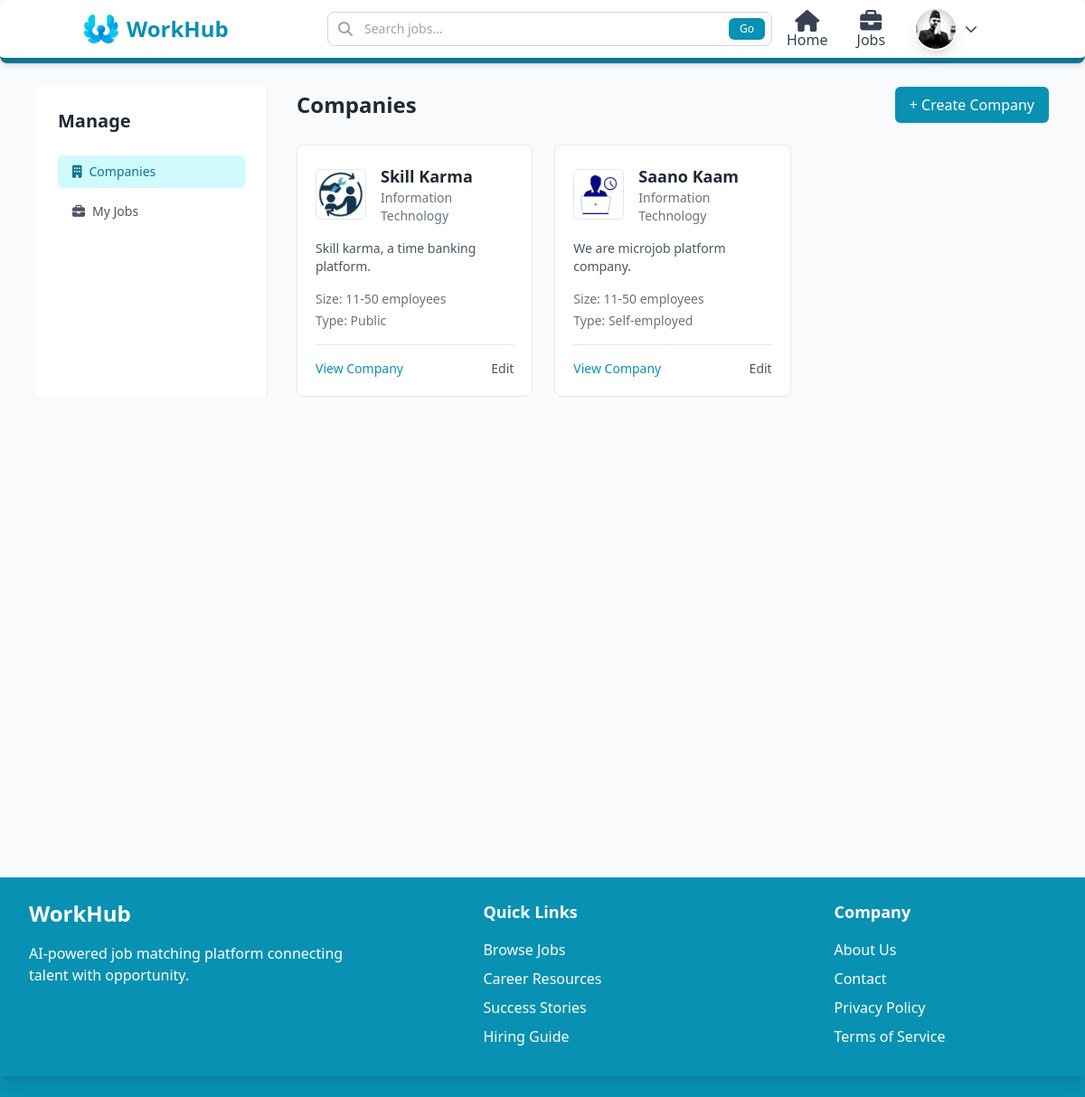
The app's page /company/pages/ (signed in) with its own data.
### users/models.py (models this page shows, shortened)
class Profile(models.Model):
    def generateImagePath(instance, filename):
        return f"users/{instance.user.username}/{filename}"
    class RoleOptions(models.TextChoices):
        Admin = "Admin", "Admin"
        JobSeeker = "Job Seeker", "Job Seeker"
        Recruiter = "Recruiter", "Recruiter"
    class GenderOptions(models.TextChoices):
        Male = "Male", "Male"
        Female = "Female", "Female"
        Others = "Others", "Others"
    class JobTypeOptions(models.TextChoices):
        FullTime = "Full Time", "Full Time"
        PartTime = "Part Time", "Part Time"
        Contract = "Contract", "Contract"
        Intern = "Internship", "Internship"
    class WorkModeOptions(models.TextChoices):
        OnSite = "On-site", "On-site"
        Remote = "Remote", "Remote"
        Hybrid = "Hybrid", "Hybrid"
    user = models.OneToOneField(User, on_delete=models.CASCADE)
    position = models.CharField(max_length=100, blank=True)
    summary = models.TextField(blank=True)
    address = models.CharField(max_length=50)
    phone = models.CharField( max_length=10)
    nationality = models.CharField( max_length=15, default="Nepal")
    gender = models.CharField( choices=GenderOptions, default=GenderOptions.Male, max_length=6 )
    profile_image = models.ImageField( blank=True, null=True, upload_to=generateImagePath, default="users/default_user.png" )
    dob = models.DateField(blank=True, null=True)
    role = models.CharField(max_length=10, choices=RoleOptions, default=RoleOptions.JobSeeker)
    skills = models.ManyToManyField(Skill, blank=True, related_name="profiles")
    preferred_location = models.CharField(max_length=100, blank=True)
    preferred_job_type = models.CharField(max_length=50, choices=JobTypeOptions, blank=True)
    preferred_work_mode = models.CharField(max_length=20, choices=WorkModeOptions, blank=True)
    created_at = models.DateTimeField(auto_now_add=True)
    def completion_percentage(self):
        checks = [
            bool(self.position),
            bool(self.summary),
            bool(self.address),
            bool(self.phone),
            bool(self.dob),
            bool(self.profile_image),
            self.skills.exists(),
            self.educations.exists(),
            self.experiences.exists(),
            self.projects.exists(),
            bool(self.preferred_location),
            bool(self.preferred_job_type),
            bool(self.preferred_work_mode),
        ]
        completed = sum(checks)
        total = len(checks)
        return int((completed / total) * 100)

### companies/models.py (models this page shows, shortened)
class Company(models.Model):
    def generateImagePath(instance, filename):
        return f"companies/{instance.created_by.username}/{filename}"
    class OrganizationSize(models.TextChoices):
        SIZE_1_10 = "1-10", "1-10 employees"
        SIZE_11_50 = "11-50", "11-50 employees"
        SIZE_51_200 = "51-200", "51-200 employees"
        SIZE_201_500 = "201-500", "201-500 employees"
        SIZE_501_1000 = "501-1000", "501-1000 employees"
        SIZE_1000_PLUS = "1000+", "1000+ employees"
    class OrganizationType(models.TextChoices):
        PRIVATE = "private", "Private"
        PUBLIC = "public", "Public"
        NON_PROFIT = "non_profit", "Non-profit"
        GOVERNMENT = "government", "Government"
        EDUCATIONAL = "educational", "Educational"
        SELF_EMPLOYED = "self_employed", "Self-employed"
    name = models.CharField(max_length=255)
    description = models.TextField(blank=True)
    public_url = models.SlugField(unique=True)
    website = models.URLField(blank=True)
    industry = models.CharField(max_length=100)
    organization_size = models.CharField(max_length=20, choices=OrganizationSize.choices)
    organization_type = models.CharField(max_length=20, choices=OrganizationType.choices)
    logo = models.ImageField(upload_to=generateImagePath,default="users/default_company.png")
    tagline = models.CharField(max_length=120, blank=True)
    created_by = models.ForeignKey(User, on_delete=models.CASCADE, related_name="companies_created")
    created_at = models.DateTimeField(auto_now_add=True)

### companies/views.py (the view)
# urls.py: path("pages/", company_list, name="company_list"),
def company_list(request):
    companies = Company.objects.all().filter(created_by = request.user) .order_by('-created_at')
    jobs = Job.objects.filter(recruiter=request.user).order_by('-created_at')
    tab = request.GET.get('tab', 'companies')
    return render(request, "pages/companies/company_list.html", {"companies": companies, "jobs": jobs, "tab": tab})

### templates/pages/companies/company_list.html (shortened to what this page needs)
{% extends 'layouts/main.html' %}
{% block content %}
<div class="mx-6 px-4 py-8">
    <div class="flex">
        <div class="w-64 bg-white border-r border-gray-200 p-6">
            <h2 class="text-xl font-semibold text-gray-800 mb-6">Manage</h2>
            <nav class="space-y-2">
                <a href="?tab=companies" class="block px-4 py-2 rounded-md text-sm font-medium {% if tab == 'companies' %}bg-cyan-100 text-cyan-700{% else %}text-gray-600 hover:bg-gray-100{% endif %} transition">
                    <i class="fas fa-building mr-2"></i>Companies
                </a>
                <a href="?tab=jobs" class="block px-4 py-2 rounded-md text-sm font-medium {% if tab == 'jobs' %}bg-cyan-100 text-cyan-700{% else %}text-gray-600 hover:bg-gray-100{% endif %} transition">
                    <i class="fas fa-briefcase mr-2"></i>My Jobs
                </a>
            </nav>
        </div>
        <div class="flex-1 pl-8">
            {% if tab == 'companies' %}
                <div class="flex items-center justify-between mb-6">
                    <h1 class="text-2xl font-semibold text-gray-800">
                        Companies
                    </h1>
                    <a href="/company/create"
                       class="px-4 py-2 bg-cyan-600 text-white rounded-md hover:bg-cyan-700 transition">
                        + Create Company
                    </a>
                </div>
                {% if companies %}
                    <div class="grid grid-cols-1 sm:grid-cols-2 lg:grid-cols-3 gap-6">
                        {% for company in companies %}
                            <div class="bg-white border border-gray-200 rounded-lg p-5 hover:shadow-md transition">
                                <div class="flex items-center gap-4 mb-4">
                                    {% if company.logo %}
                                        <img src="{{ company.logo.url }}" alt="{{ company.name }}" class="w-14 h-14 rounded-md object-cover border">
                                    {% else %}
                                        <div class="w-14 h-14 rounded-md bg-gray-200 flex items-center justify-center text-gray-500">
                                            <i class="fas fa-building text-xl"></i>
                                        </div>
                                    {% endif %}
                                    <div>
                                        <h2 class="text-lg font-semibold text-gray-800">
                                            {{ company.name }}
                                        </h2>
                                        <p class="text-sm text-gray-500">
                                            {{ company.industry }}
                                        </p>
                                    </div>
                                </div>
                                {% if company.tagline %}
                                    <p class="text-sm text-gray-600 mb-4 line-clamp-2">
                                        {{ company.tagline }}
                                    </p>
                                {% endif %}
                                <div class="text-sm text-gray-500 space-y-1 mb-4">
                                    <p>
                                        <span class="font-medium">Size:</span>
                                        {{ company.get_organization_size_display }}
                                    </p>
                                    <p>
                                        <span class="font-medium">Type:</span>
                                        {{ company.get_organization_type_display }}
                                    </p>
                                </div>
                                <div class="flex items-center justify-between pt-4 border-t">
                                    <a href="{% url 'company_detail' company.public_url %}" class="text-cyan-600 text-sm font-medium hover:underline">
                                        View Company
                                    </a>
                                    {% if request.user == company.created_by %}
                                        <a href="{% url 'edit_company' company.public_url %}"
                                           class="text-sm text-gray-600 hover:text-cyan-600">
                                            Edit
                                        </a>
                                    {% endif %}
                                </div>
                            </div>
                        {% endfor %}
                    </div>
                {% endif %}
            {% endif %}
        </div>
    </div>
</div>
{% endblock %}

### templates/layouts/main.html (shortened to what this page needs)
<!DOCTYPE html>
<html lang="en">
  <head>
    <script src="https://cdn.tailwindcss.com"></script>
    <link rel="stylesheet" href="https://cdnjs.cloudflare.com/ajax/libs/font-awesome/6.5.0/css/all.min.css" />
  </head>
  <body class="bg-gray-50">
    <nav class="fixed w-full z-50 bg-white shadow-md border-b-[6px] border-cyan-700 rounded-lg no-print">
      <div class="mx-auto px-4 sm:px-6 lg:px-8 ml-[5%] mr-[5%]">
        <div class="grid grid-cols-4 space-x-4 items-center h-16">
          <a href="/" class="flex items-center gap-2">
            <img class="h-10 w-10" src="/media/system_image/logo1.png" alt="Logo" />
            <h1 class="hidden md:block text-2xl font-bold text-cyan-600">WorkHub</h1>
          </a>
          <div class="col-span-2 relative">
            <form method="GET" action="/jobs" class="flex items-center">
              <input type="text" name="search" placeholder="Search jobs..." value="{{ request.GET.search }}" class="w-[100%] pl-10 pr-4 py-2 border border-gray-300 rounded-lg focus:outline-none focus:ring-2 focus:ring-cyan-500 focus:border-transparent text-sm" />
              <i class="fas fa-search absolute left-3 top-1/2 -translate-y-1/2 text-gray-400"></i>
              <button type="submit" class="absolute right-2 top-1/2 -translate-y-1/2 px-3 py-1 bg-cyan-600 text-white text-xs rounded-md hover:bg-cyan-700 transition duration-300">Go</button>
            </form>
          </div>
          {% if request.user.is_authenticated %}
            <div class="hidden md:flex items-center space-x-8 ms-auto relative">
              <a href="/dashboard" class="mt-auto flex flex-col space-y-2 items-center text-gray-700 hover:text-cyan-600 transition duration-300">
                <i class="fa fa-xl fa-home"></i>
                <span class="">Home</span>
              </a>
              <a href="/jobs" class="mt-auto flex flex-col space-y-2 items-center text-gray-700 hover:text-cyan-600 transition duration-300">
                <i class="fa-solid fa-xl fa-briefcase"></i>
                <span class="">Jobs</span>
              </a>
              <div class="" id="profileDropdown">
                <button type="button" onclick="toggleDropdown()" class="flex items-center gap-2 focus:outline-none">
                  <img src="{{ request.user.profile.profile_image.url }}" alt="{{ user.username }}" class="w-12 h-12 rounded-full bg-gray-100 border-2 border-white shadow-lg object-cover hover:border-cyan-600 hover:scale-[1.05] transition duration-300 cursor-pointer" />
                  <i id="dropdownArrow" class="fas fa-chevron-down text-gray-600 text-sm transition-transform duration-300"></i>
                </button>
              </div>
            </div>
          {% endif %}
        </div>
      </div>
    </nav>
    <div class="flex flex-col pt-16 pb-4 min-h-[80vh]">
      {% block content %}
      {% endblock %}
    </div>
    <footer class="bg-cyan-600 text-white py-6 no-print">
      <div class="shadow-lg pb-8">
        <div class="max-w-7xl mx-auto px-4 sm:px-6 lg:px-8 grid grid-cols-1 md:grid-cols-3 gap-4">
          <div class="mx-auto">
            <h3 class="text-2xl font-bold mb-4">WorkHub</h3>
            <p class="">AI-powered job matching platform connecting talent with opportunity.</p>
          </div>
          <div class="mx-auto">
            <h4 class="text-lg font-semibold mb-4">Quick Links</h4>
            <ul class="space-y-2">
              <li>
                <a href="#" class="hover:text-green-400 transition duration-300">Browse Jobs</a>
              </li>
              <li>
                <a href="#" class="hover:text-green-400 transition duration-300">Career Resources</a>
              </li>
              <li>
                <a href="#" class="hover:text-green-400 transition duration-300">Success Stories</a>
              </li>
              <li>
                <a href="#" class="hover:text-green-400 transition duration-300">Hiring Guide</a>
              </li>
            </ul>
          </div>
          <div class="mx-auto">
            <h4 class="text-lg font-semibold mb-4">Company</h4>
            <ul class="space-y-2">
              <li>
                <a href="#" class="hover:text-green-400 transition duration-300">About Us</a>
              </li>
              <li>
                <a href="#" class="hover:text-green-400 transition duration-300">Contact</a>
              </li>
              <li>
                <a href="#" class="hover:text-green-400 transition duration-300">Privacy Policy</a>
              </li>
              <li>
                <a href="#" class="hover:text-green-400 transition duration-300">Terms of Service</a>
              </li>
            </ul>
          </div>
        </div>
      </div>
    </footer>
  </body>
</html>

### templates/layouts/main.html (style rules this page uses)
* { margin: 0; }

### records on screen
Company: logo (picture), name "Skill Karma", industry "Information Technology", tagline "Skill karma, a time banking platform.", organization_size "11-50 employees", organization_type "Public", shows "Edit"
Company: logo (picture), name "Saano Kaam", industry "Information Technology", tagline "We are microjob platform company.", organization_size "11-50 employees", organization_type "Self-employed", shows "Edit"
